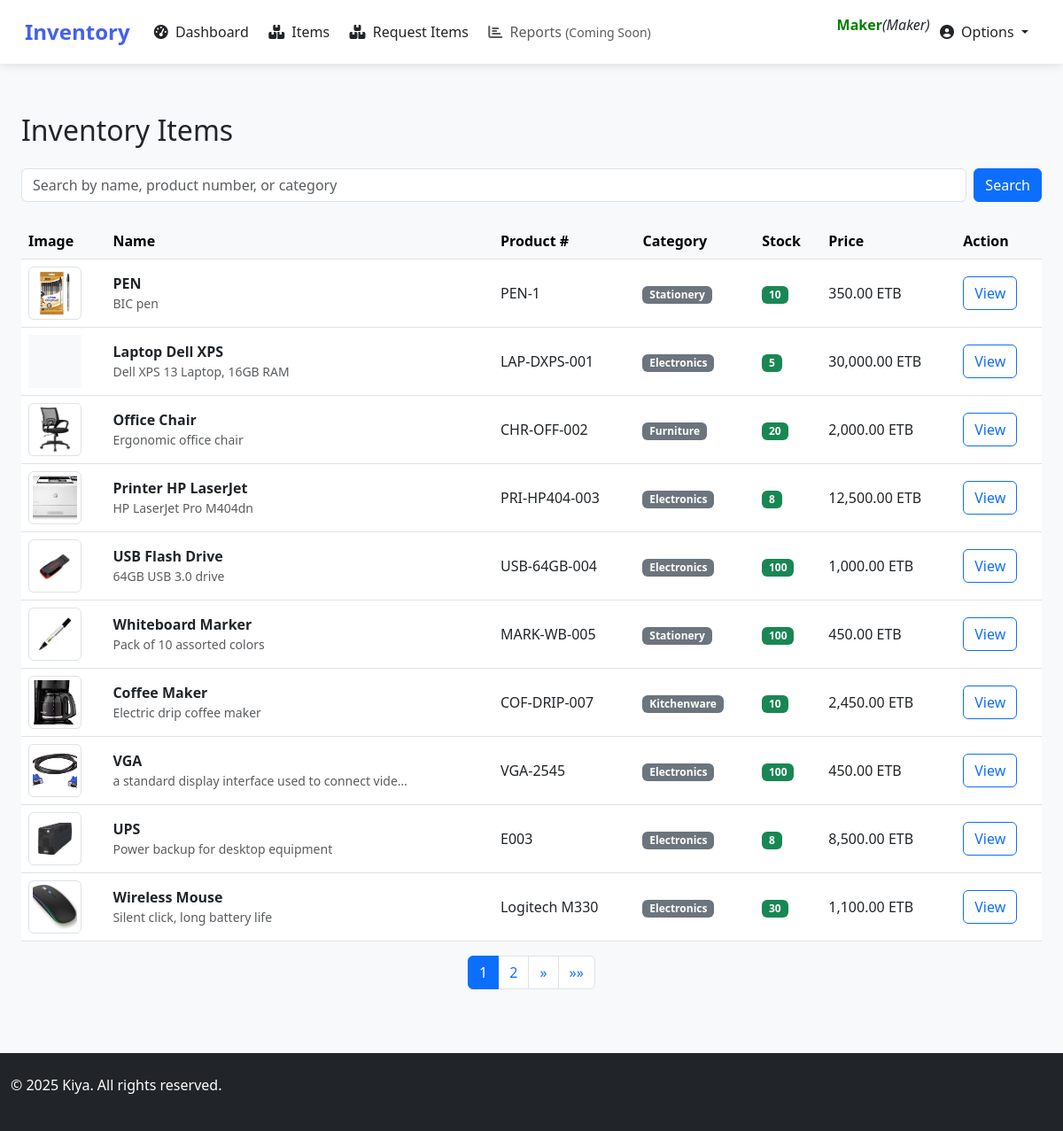
The app's page /item_list_maker/ (signed in) with its own data.
### under/models.py (models this page shows, shortened)
class Item(models.Model):
    name = models.CharField(max_length=100)
    product_number   = models.CharField(max_length=100, unique=True)
    description = models.TextField()
    category = models.ForeignKey('Category', on_delete=models.SET_NULL, null=True)
    quantity_in_stock = models.PositiveIntegerField(default=0)
    image = models.ImageField(upload_to='product_images/', blank=True, null=True)
    unit_price = models.DecimalField(max_digits=10, decimal_places=2)

class Category(models.Model):
    name = models.CharField(max_length=100, unique=True)
    description = models.TextField(blank=True, null=True)

### under/views.py (the view)
# urls.py: path('item_list_maker/', views.item_list_maker, name='item_list_maker'),
@user_passes_test(is_maker)
def item_list_maker(request):
    query = request.GET.get('q', '').strip()  # Get search query from GET params
    if query:
        items = Item.objects.filter(
            Q(name__icontains=query) |
            Q(product_number__icontains=query) |
            Q(category__name__icontains=query)
        ).distinct()
    else:
        items = Item.objects.all()
    paginator = Paginator(items, 10)
    page_number = request.GET.get('page')
    page_obj = paginator.get_page(page_number)
    context = {
        'items': page_obj.object_list,
        'page_obj': page_obj,
        'is_paginated': page_obj.has_other_pages(),
        'query': query,
    }
    return render(request, 'maker/item_list_maker.html', context)

### under/context_processors.py (called while the page is built)
def pending_requests_count(request):
    if request.user.is_authenticated :  # Adjust based on your user model
        count = StockRequest.objects.filter(status='Pending').count()
        return {'pending_requests_count': count}
    return {'pending_requests_count': 0}

### under/views.py (called while the page is built)
def is_maker(user):
    return user.groups.filter(name='maker').exists()

### under/templates/maker/item_list_maker.html (shortened to what this page needs)
{% extends 'maker/base.html' %}
{% load humanize %}
{% block content %}
<div class="container py-4">
    <div class="d-flex justify-content-between align-items-center mb-4">
        <h2 class="mb-0">Inventory Items</h2>
    </div>
    <form method="get" class="mb-4 d-flex" action="">
        <input
            type="text"
            name="q"
            value="{{ query }}"
            placeholder="Search by name, product number, or category"
            class="form-control me-2"
            aria-label="Search"
        >
        <button type="submit" class="btn btn-primary">Search</button>
    </form>
    {% if items %}
    <div class="table-responsive">
        <table class="table table-hover align-middle">
            <thead class="table-light">
                <tr>
                    <th scope="col">Image</th>
                    <th scope="col">Name</th>
                    <th scope="col">Product #</th>
                    <th scope="col">Category</th>
                    <th scope="col">Stock</th>
                    <th scope="col">Price</th>
                    <th scope="col">Action</th>
                </tr>
            </thead>
            <tbody>
                {% for item in items %}
                <tr>
                    <td>
                        {% if item.image %}
                        <img src="{{ item.image.url }}" alt="{{ item.name }}"
                             class="img-thumbnail" style="width: 60px; height: 60px; object-fit: cover;">
                        {% else %}
                        <div class="bg-light d-flex justify-content-center align-items-center"
                             style="width: 60px; height: 60px;">
                        </div>
                        {% endif %}
                    </td>
                    <td>
                        <strong>{{ item.name }}</strong>
                        {% if item.description %}
                        <p class="text-muted small mb-0">{{ item.description|truncatechars:50 }}</p>
                        {% endif %}
                    </td>
                    <td>{{ item.product_number }}</td>
                    <td>
                        {% if item.category %}
                        <span class="badge bg-secondary">{{ item.category.name }}</span>
                        {% else %}
                        <span class="text-muted">None</span>
                        {% endif %}
                    </td>
                    <td>
                        <span class="badge {% if item.quantity_in_stock > 0 %}bg-success{% else %}bg-warning text-dark{% endif %}">
                            {{ item.quantity_in_stock }}
                        </span>
                    </td>
                    <td> {{ item.unit_price | intcomma  }} ETB</td>
                    <td> <a href="{% url 'view_items' item.id %}" class="btn btn-outline-primary" title="View">View
                            </a></td>
                </tr>
                {% endfor %}
            </tbody>
        </table>
    </div>
    {% if is_paginated %}
    <nav aria-label="Page navigation">
        <ul class="pagination justify-content-center">
            {% for num in page_obj.paginator.page_range %}
                {% if page_obj.number == num %}
                    <li class="page-item active"><a class="page-link" href="?q={{ query }}&page={{ num }}">{{ num }}</a></li>
                {% elif num > page_obj.number|add:'-3' and num < page_obj.number|add:'3' %}
                    <li class="page-item"><a class="page-link" href="?q={{ query }}&page={{ num }}">{{ num }}</a></li>
                {% endif %}
            {% endfor %}
            {% if page_obj.has_next %}
            <li class="page-item">
                <a class="page-link" href="?q={{ query }}&page={{ page_obj.next_page_number }}" aria-label="Next">
                    <span aria-hidden="true">&raquo;</span>
                </a>
            </li>
            <li class="page-item">
                <a class="page-link" href="?q={{ query }}&page={{ page_obj.paginator.num_pages }}" aria-label="Last">
                    <span aria-hidden="true">&raquo;&raquo;</span>
                </a>
            </li>
            {% endif %}
        </ul>
    </nav>
    {% endif %}
    {% else %}
    <div class="alert alert-info text-center">
        <i class="bi bi-info-circle me-2"></i> No items found in inventory.
    </div>
    {% endif %}
</div>
{% endblock %}

### under/templates/maker/base.html (shortened to what this page needs)
<!DOCTYPE html>
<html lang="en">
<head>
      <link rel="stylesheet" href="https://cdnjs.cloudflare.com/ajax/libs/font-awesome/6.0.0-beta3/css/all.min.css">
    <link href="https://cdn.jsdelivr.net/npm/bootstrap@5.3.0/dist/css/bootstrap.min.css" rel="stylesheet">
</head>
<body>
    <nav class="navbar navbar-expand-lg navbar-light sticky-top">
        <div class="container">
            <a class="navbar-brand" href="/">Inventory</a>
            <div class="collapse navbar-collapse" id="navbarNav">
                <ul class="navbar-nav me-auto">
                    <li class="nav-item">
                        <a class="nav-link {% if request.path == '/dashboard' %}active{% endif %}" href="{% url 'dashboard_maker' %}">
                            <i class="fas fa-tachometer-alt me-1"></i> Dashboard
                        </a>
                    </li>
                    <li class="nav-item">
                        <a class="nav-link {% if request.path == '/items' %}active{% endif %}" href="{% url 'item_list_maker' %}">
                            <i class="fas fa-boxes me-1"></i> Items
                        </a>
                    </li>
                    <li class="nav-item">
                        <a class="nav-link {% if request.path == '/items' %}active{% endif %}" href="{% url 'maker_stockout_request' %}">
                            <i class="fas fa-boxes me-1"></i> Request Items
                        </a>
                    </li>
                    <li class="nav-item">
    <a class="nav-link disabled text-muted" href="#" title="Coming Soon">
        <i class="fas fa-chart-bar me-1"></i> Reports <small>(Coming Soon)</small>
    </a>
</li>
                </ul>
                <ul class="navbar-nav">
                   <p style="color:green; font-weight:bold;" >{{ request.user | title }} </p> <i>(Maker)</i>
                    <li class="nav-item dropdown">
                        <a class="nav-link dropdown-toggle" href="#" id="navbarDropdown" role="button" data-bs-toggle="dropdown">
                            <i class="fas fa-user-circle me-1"></i> Options
                        </a>
                    </li>
                </ul>
            </div>
        </div>
    </nav>
    <main class="content">
        <div class="container">
            {% block content %}{% endblock %}
        </div>
    </main>
    <footer>
        <div class="container">
            <div class="row">
                <div class="col-md-6">
                    <p>&copy; 2025 Kiya. All rights reserved.</p>
                </div>
                <div class="col-md-6 text-md-end">
            </div>
        </div>
    </footer>
</body>
</html>

### under/templates/maker/base.html (style rules this page uses)
:root { --primary: #4361ee; --primary-dark: #3a56d4; --light: #f8f9fa; --dark: #212529; }
body { font-family: 'Segoe UI', Tahoma, Geneva, Verdana, sans-serif; display: flex; flex-direction: column; min-height: 100vh; background-color: #f8f9fa; }
.navbar { background-color: white; box-shadow: 0 2px 10px rgba(0, 0, 0, 0.1); padding: 0.8rem 1rem; }
.navbar-brand { font-weight: 700; color: var(--primary); font-size: 1.5rem; }
.nav-link { font-weight: 500; color: var(--dark); padding: 0.5rem 1rem; margin: 0 0.2rem; border-radius: 5px; transition: all 0.3s; }
.content { flex: 1; padding: 2rem 0; }
footer { background-color: var(--dark); color: white; padding: 1.5rem 0; margin-top: auto; }
.container { max-width: 1900px; }

### records on screen
Item: image (picture), name "PEN", description "BIC pen", product_number "PEN-1", category.name "Stationery", quantity_in_stock "10", unit_price "350.00"
Item: name "Laptop Dell XPS", description "Dell XPS 13 Laptop, 16GB RAM", product_number "LAP-DXPS-001", category.name "Electronics", quantity_in_stock "5", unit_price "30,000.00"
Item: image (picture), name "Office Chair", description "Ergonomic office chair", product_number "CHR-OFF-002", category.name "Furniture", quantity_in_stock "20", unit_price "2,000.00"
Item: image (picture), name "Printer HP LaserJet", description "HP LaserJet Pro M404dn", product_number "PRI-HP404-003", category.name "Electronics", quantity_in_stock "8", unit_price "12,500.00"
Item: image (picture), name "USB Flash Drive", description "64GB USB 3.0 drive", product_number "USB-64GB-004", category.name "Electronics", quantity_in_stock "100", unit_price "1,000.00"
Item: image (picture), name "Whiteboard Marker", description "Pack of 10 assorted colors", product_number "MARK-WB-005", category.name "Stationery", quantity_in_stock "100", unit_price "450.00"
Item: image (picture), name "Coffee Maker", description "Electric drip coffee maker", product_number "COF-DRIP-007", category.name "Kitchenware", quantity_in_stock "10", unit_price "2,450.00"
Item: image (picture), name "VGA", description "a standard display interface used to connect vide…", product_number "VGA-2545", category.name "Electronics", quantity_in_stock "100", unit_price "450.00"
Item: image (picture), name "UPS", description "Power backup for desktop equipment", product_number "E003", category.name "Electronics", quantity_in_stock "8", unit_price "8,500.00"
Item: image (picture), name "Wireless Mouse", description "Silent click, long battery life", product_number "Logitech M330", category.name "Electronics", quantity_in_stock "30", unit_price "1,100.00"

### other values on screen
{{ request.user | title }} "Maker"
{{ num }} "1"
{{ num }} "2"
